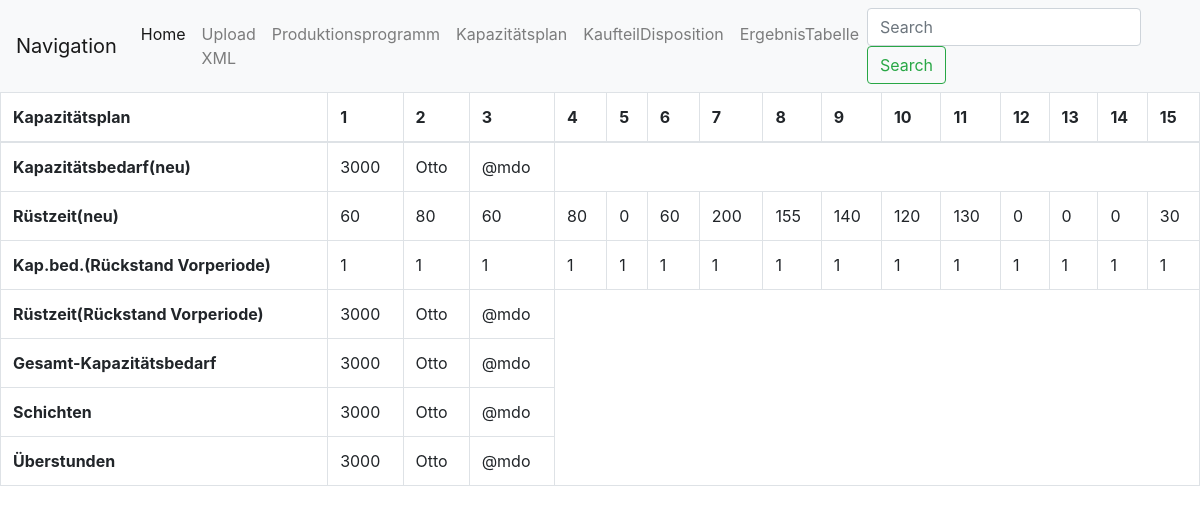
The page /resources/views/kapazitaetsplan.php on the database its author committed.
### tables this page shows
CREATE TABLE Arbeitsplatz (
	nummer int,
	ruestzeit int,
	PRIMARY KEY (nummer)
);

### classes/services/Database_Service.php (called while the page is built, shortened)
<?php
class DatabaseService
{
  private $servername = "localhost";
  private $username = "root";
  private $password = "";
  private $databaseName = "ibsys2";
  private $connectionString = "mysql:host=";
  function read($table, $columns, $join = "", $arguments = "", $order = "")
  {
    try {
      $conn = new PDO("$this->connectionString$this->servername;dbname=$this->databaseName", $this->username, $this->password);
      $sql = "SELECT $columns FROM $table ";
      if (isset($join) && $join !== "") {
        $sql = $sql . "$join ";
      }
      $sql = $sql . ";";
      $q = $conn->query($sql);
      $q->setFetchMode(PDO::FETCH_ASSOC);
      $results = [];
      while ($row = $q->fetch()) {
        array_push($results, $row);
      }
      return $results;
    } catch (PDOException $e) {
      echo $e->getMessage();
    } finally {
      $conn = null;
    }
  }
}

### resources/views/kapazitaetsplan.php (the view, shortened to what this page needs)
<!DOCTYPE html>
<html>
    <head>
        <link rel="stylesheet" href="https://stackpath.bootstrapcdn.com/bootstrap/4.4.1/css/bootstrap.min.css">
      </head>
      <body>
        <nav class="navbar navbar-expand-lg navbar-light bg-light">
          <a class="navbar-brand" href="#">Navigation</a>
          <div class="collapse navbar-collapse" id="navbarSupportedContent">
            <ul class="navbar-nav mr-auto">
              <li class="nav-item active">
                <a class="nav-link" href="../../index.php">Home <span class="sr-only"></span></a>
              </li>
              <li class="nav-item">
                <a class="nav-link" href="./uploadXML.html">Upload XML</a>
              </li>
              <li class="nav-item">
                <a class="nav-link" href="./produktionsProgramm.php">Produktionsprogramm</a>
              </li>
              <li class="nav-item">
                <a class="nav-link" href="./kapazitaetsplan.php">Kapazitätsplan</a>
              </li>
              <li class="nav-item">
                <a class="nav-link" href="./kaufteilDisposition.php">KaufteilDisposition</a>
              </li>
              <li class="nav-item">
                <a class="nav-link" href="./ergebnisTabelle.php">ErgebnisTabelle</a>
              </li>
            </ul>
            <form class="form-inline my-2 my-lg-0">
              <input class="form-control mr-sm-2" type="search" placeholder="Search" aria-label="Search">
              <button class="btn btn-outline-success my-2 my-sm-0" type="submit">Search</button>
            </form>
          </div>
        </nav>
        <div>
        <?php
          $kaprueckstand = array();
          for($i=0;$i < 15; ++$i){
            $kaprueckstand[$i] = 1;
          }
          require '../../classes/services/Database_Service.php';
          $database = new DatabaseService();
          $ruestzeitNeu = $database->read("Arbeitsplatz","ruestzeit",$order ="nummer");
        ?>
            <table class="table table-bordered">
                <thead>
                    <tr>
                        <th scope="col" data-editable="true">Kapazitätsplan</th>
                        <th scope="col">1</th>
                        <th scope="col">2</th>
                        <th scope="col">3</th>
                        <th scope="col">4</th>
                        <th scope="col">5</th>
                        <th scope="col">6</th>
                        <th scope="col">7</th>
                        <th scope="col">8</th>
                        <th scope="col">9</th>
                        <th scope="col">10</th>
                        <th scope="col">11</th>
                        <th scope="col">12</th>
                        <th scope="col">13</th>
                        <th scope="col">14</th>
                        <th scope="col">15</th>
                    </tr>
                </thead>
                <tbody>
                    <tr>
                        <th scope="row">Kapazitätsbedarf(neu)</th>
                        <td>3000</td>
                        <td>Otto</td>
                        <td>@mdo</td>
                      </tr>
                      <tr>
                        <th scope="row">Rüstzeit(neu)</th>
                        <td> <?php echo $ruestzeitNeu[0]["ruestzeit"] ?> </td>
                        <td> <?php echo $ruestzeitNeu[1]["ruestzeit"] ?> </td>
                        <td> <?php echo $ruestzeitNeu[2]["ruestzeit"] ?> </td>
                        <td> <?php echo $ruestzeitNeu[3]["ruestzeit"] ?> </td>
                        <td> <?php echo $ruestzeitNeu[4]["ruestzeit"] ?> </td>
                        <td> <?php echo $ruestzeitNeu[5]["ruestzeit"] ?> </td>
                        <td> <?php echo $ruestzeitNeu[6]["ruestzeit"] ?> </td>
                        <td> <?php echo $ruestzeitNeu[7]["ruestzeit"] ?> </td>
                        <td> <?php echo $ruestzeitNeu[8]["ruestzeit"] ?> </td>
                        <td> <?php echo $ruestzeitNeu[9]["ruestzeit"] ?> </td>
                        <td> <?php echo $ruestzeitNeu[10]["ruestzeit"] ?> </td>
                        <td> <?php echo $ruestzeitNeu[11]["ruestzeit"] ?> </td>
                        <td> <?php echo $ruestzeitNeu[12]["ruestzeit"] ?> </td>
                        <td> <?php echo $ruestzeitNeu[13]["ruestzeit"] ?> </td>
                        <td> <?php echo $ruestzeitNeu[14]["ruestzeit"] ?> </td>
                      </tr>
                      <tr>
                        <th scope="row">Kap.bed.(Rückstand Vorperiode)</th>
                        <td> <?php echo $kaprueckstand[0];?> </td>
                        <td> <?php echo $kaprueckstand[1];?> </td>
                        <td> <?php echo $kaprueckstand[2];?> </td>
                        <td> <?php echo $kaprueckstand[3];?> </td>
                        <td> <?php echo $kaprueckstand[4];?> </td>
                        <td> <?php echo $kaprueckstand[5];?> </td>
                        <td> <?php echo $kaprueckstand[6];?> </td>
                        <td> <?php echo $kaprueckstand[7];?> </td>
                        <td> <?php echo $kaprueckstand[8];?> </td>
                        <td> <?php echo $kaprueckstand[9];?> </td>
                        <td> <?php echo $kaprueckstand[10];?> </td>
                        <td> <?php echo $kaprueckstand[11];?> </td>
                        <td> <?php echo $kaprueckstand[12];?> </td>
                        <td> <?php echo $kaprueckstand[13];?> </td>
                        <td> <?php echo $kaprueckstand[14];?> </td>
                      </tr>
                      <tr>
                        <th scope="row">Rüstzeit(Rückstand Vorperiode)</th>
                        <td>3000</td>
                        <td>Otto</td>
                        <td>@mdo</td>
                      </tr>
                      <tr>
                        <th scope="row">Gesamt-Kapazitätsbedarf</th>
                        <td>3000</td>
                        <td>Otto</td>
                        <td>@mdo</td>
                      </tr>
                      <tr>
                        <th scope="row">Schichten</th>
                        <td>3000</td>
                        <td>Otto</td>
                        <td>@mdo</td>
                      </tr>
                      <tr>
                        <th scope="row">Überstunden</th>
                        <td>3000</td>
                        <td>Otto</td>
                        <td>@mdo</td>
                      </tr>
                </tbody>
            </table>
        </div>
      </body>
</html>

### rows shown on the page
arbeitsplatz: ruestzeit "60"
arbeitsplatz: ruestzeit "80"
arbeitsplatz: ruestzeit "0"
arbeitsplatz: ruestzeit "200"
arbeitsplatz: ruestzeit "155"
arbeitsplatz: ruestzeit "140"
arbeitsplatz: ruestzeit "120"
arbeitsplatz: ruestzeit "130"
arbeitsplatz: ruestzeit "30"

### other values the page prints
$kaprueckstand[0] "1"
$kaprueckstand[1] "1"
$kaprueckstand[2] "1"
$kaprueckstand[3] "1"
$kaprueckstand[4] "1"
$kaprueckstand[5] "1"
$kaprueckstand[6] "1"
$kaprueckstand[7] "1"
$kaprueckstand[8] "1"
$kaprueckstand[9] "1"
$kaprueckstand[10] "1"
$kaprueckstand[11] "1"
$kaprueckstand[12] "1"
$kaprueckstand[13] "1"
$kaprueckstand[14] "1"
